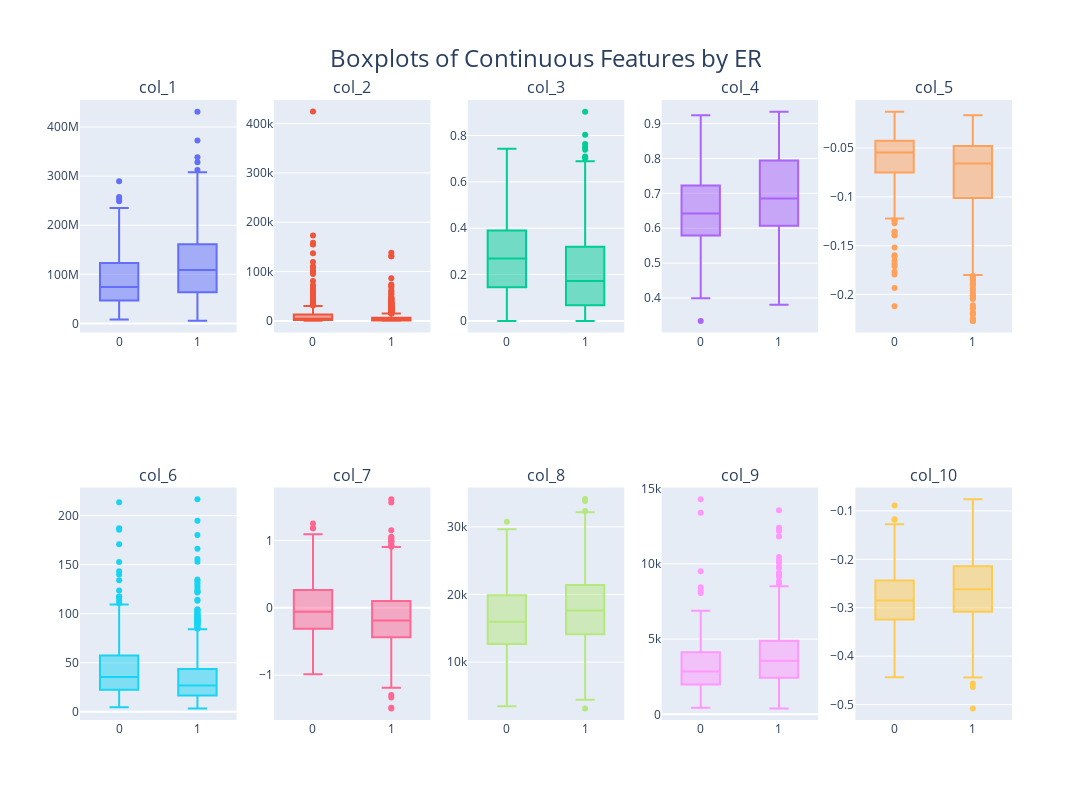

The code cell stored with this chart in its notebook:
### Markdown cell above
**Summary**  
The features mostly correlated with **ER status** can be categorized into 4 main groups:

**Tumor Enhancement Texture:**
- WashinRate_map_Cluster_Prominence_tumor
- WashinRate_map_information_measure_correlation2_tumor
- WashinRate_map_information_measure_correlation1_tumor
- WashinRate_map_Autocorrelation_tumor

**Tumor Size and Morphology:**
- Volume_cu_mm_Tumor
- TumorMajorAxisLength
- WashinRate_map_Contrast_tumor
- Inf_mea_of_corr1_Tumor

**Tumor Enhancement:**
- Grouping_based_proportion_of_tumor_voxels_3D_tumor_Group_1

**Tumor Enhancement Variation:**
- WashinRate_map_skewness_tumor

### Code cell
### 1. create dataset to plot box plots
df_top10_features = data_processed_approach_2.select(
    top_10_point_biserial_features.select("feature").to_series().to_list() + ["ER"]
)

### 2. rename columns
df_top10_features = df_top10_features.rename(
    {col: f"col_{i+1}" for i, col in enumerate(df_top10_features.columns[:-1])}
)

### 3. plot box plots
visualisation.plot_10_box_plot(df_top10_features)

### Figure 1 — Plotly figure (JSON) as saved in the notebook; plotly's stock layout.template omitted (floating-point values rounded to 4 significant figures; data arrays with more than 128 entries replaced by an {"elided": "..."} marker saying what was removed)
{"data": [{"name": "col_1", "type": "box", "x": {"elided": "917 str values"}, "xaxis": "x", "y": {"elided": "917 float values"}, "yaxis": "y"}, {"name": "col_2", "type": "box", "x": {"elided": "917 str values"}, "xaxis": "x2", "y": {"elided": "917 float values"}, "yaxis": "y2"}, {"name": "col_3", "type": "box", "x": {"elided": "917 str values"}, "xaxis": "x3", "y": {"elided": "917 float values"}, "yaxis": "y3"}, {"name": "col_4", "type": "box", "x": {"elided": "917 str values"}, "xaxis": "x4", "y": {"elided": "917 float values"}, "yaxis": "y4"}, {"name": "col_5", "type": "box", "x": {"elided": "917 str values"}, "xaxis": "x5", "y": {"elided": "917 float values"}, "yaxis": "y5"}, {"name": "col_6", "type": "box", "x": {"elided": "917 str values"}, "xaxis": "x6", "y": {"elided": "917 float values"}, "yaxis": "y6"}, {"name": "col_7", "type": "box", "x": {"elided": "917 str values"}, "xaxis": "x7", "y": {"elided": "917 float values"}, "yaxis": "y7"}, {"name": "col_8", "type": "box", "x": {"elided": "917 str values"}, "xaxis": "x8", "y": {"elided": "917 float values"}, "yaxis": "y8"}, {"name": "col_9", "type": "box", "x": {"elided": "917 str values"}, "xaxis": "x9", "y": {"elided": "917 float values"}, "yaxis": "y9"}, {"name": "col_10", "type": "box", "x": {"elided": "917 str values"}, "xaxis": "x10", "y": {"elided": "917 float values"}, "yaxis": "y10"}], "layout": {"annotations": [{"font": {"size": 16}, "showarrow": false, "text": "col_1", "x": 0.084, "xanchor": "center", "xref": "paper", "y": 1, "yanchor": "bottom", "yref": "paper"}, {"font": {"size": 16}, "showarrow": false, "text": "col_2", "x": 0.292, "xanchor": "center", "xref": "paper", "y": 1, "yanchor": "bottom", "yref": "paper"}, {"font": {"size": 16}, "showarrow": false, "text": "col_3", "x": 0.5, "xanchor": "center", "xref": "paper", "y": 1, "yanchor": "bottom", "yref": "paper"}, {"font": {"size": 16}, "showarrow": false, "text": "col_4", "x": 0.708, "xanchor": "center", "xref": "paper", "y": 1, "yanchor": "bottom", "yref": "paper"}, {"font": {"size": 16}, "showarrow": false, "text": "col_5", "x": 0.916, "xanchor": "center", "xref": "paper", "y": 1, "yanchor": "bottom", "yref": "paper"}, {"font": {"size": 16}, "showarrow": false, "text": "col_6", "x": 0.084, "xanchor": "center", "xref": "paper", "y": 0.375, "yanchor": "bottom", "yref": "paper"}, {"font": {"size": 16}, "showarrow": false, "text": "col_7", "x": 0.292, "xanchor": "center", "xref": "paper", "y": 0.375, "yanchor": "bottom", "yref": "paper"}, {"font": {"size": 16}, "showarrow": false, "text": "col_8", "x": 0.5, "xanchor": "center", "xref": "paper", "y": 0.375, "yanchor": "bottom", "yref": "paper"}, {"font": {"size": 16}, "showarrow": false, "text": "col_9", "x": 0.708, "xanchor": "center", "xref": "paper", "y": 0.375, "yanchor": "bottom", "yref": "paper"}, {"font": {"size": 16}, "showarrow": false, "text": "col_10", "x": 0.916, "xanchor": "center", "xref": "paper", "y": 0.375, "yanchor": "bottom", "yref": "paper"}], "height": 800, "showlegend": false, "title": {"font": {"size": 24}, "text": "Boxplots of Continuous Features by ER", "x": 0.5, "xanchor": "center", "yanchor": "top"}, "width": 1200, "xaxis": {"anchor": "y", "domain": [0, 0.168]}, "xaxis10": {"anchor": "y10", "domain": [0.832, 1]}, "xaxis2": {"anchor": "y2", "domain": [0.208, 0.376]}, "xaxis3": {"anchor": "y3", "domain": [0.416, 0.584]}, "xaxis4": {"anchor": "y4", "domain": [0.624, 0.792]}, "xaxis5": {"anchor": "y5", "domain": [0.832, 1]}, "xaxis6": {"anchor": "y6", "domain": [0, 0.168]}, "xaxis7": {"anchor": "y7", "domain": [0.208, 0.376]}, "xaxis8": {"anchor": "y8", "domain": [0.416, 0.584]}, "xaxis9": {"anchor": "y9", "domain": [0.624, 0.792]}, "yaxis": {"anchor": "x", "domain": [0.625, 1]}, "yaxis10": {"anchor": "x10", "domain": [0, 0.375]}, "yaxis2": {"anchor": "x2", "domain": [0.625, 1]}, "yaxis3": {"anchor": "x3", "domain": [0.625, 1]}, "yaxis4": {"anchor": "x4", "domain": [0.625, 1]}, "yaxis5": {"anchor": "x5", "domain": [0.625, 1]}, "yaxis6": {"anchor": "x6", "domain": [0, 0.375]}, "yaxis7": {"anchor": "x7", "domain": [0, 0.375]}, "yaxis8": {"anchor": "x8", "domain": [0, 0.375]}, "yaxis9": {"anchor": "x9", "domain": [0, 0.375]}}}
